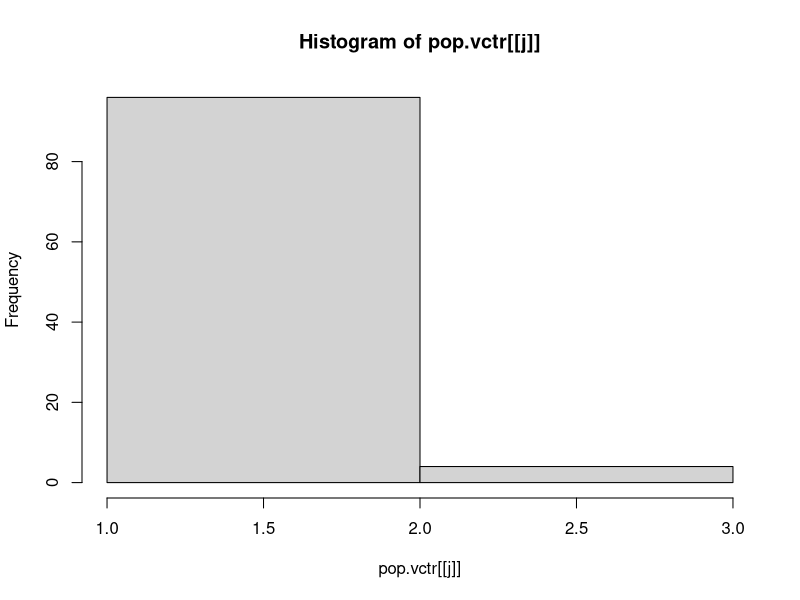
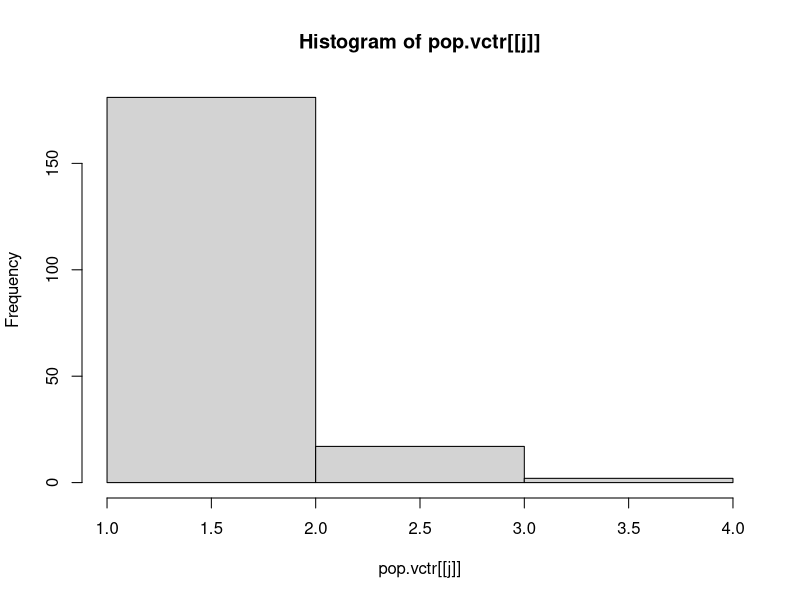
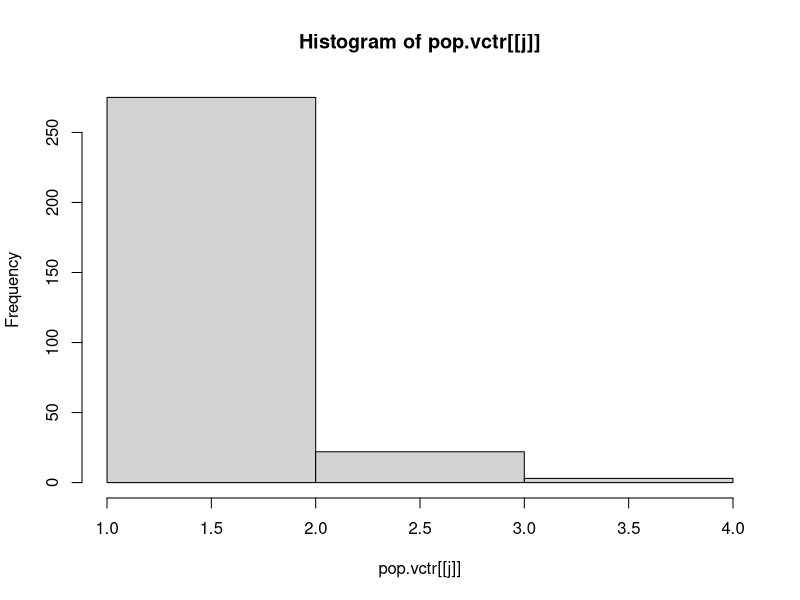
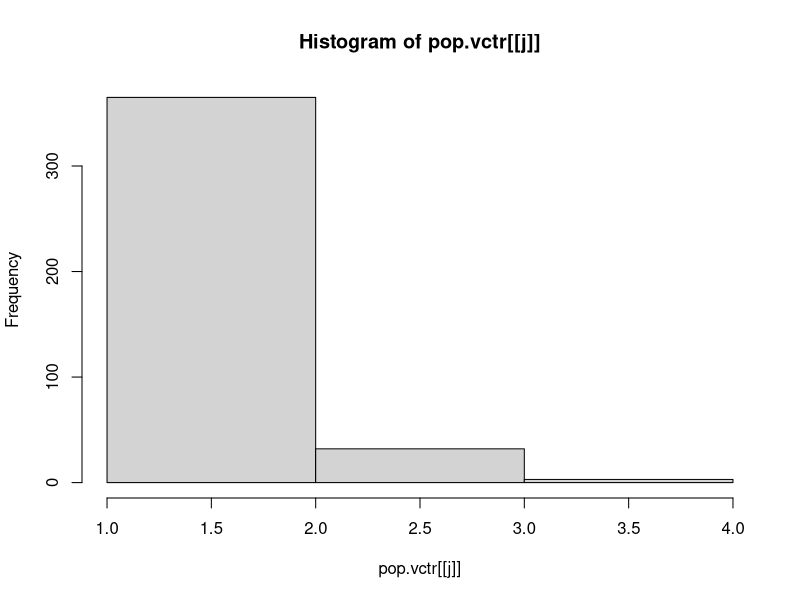
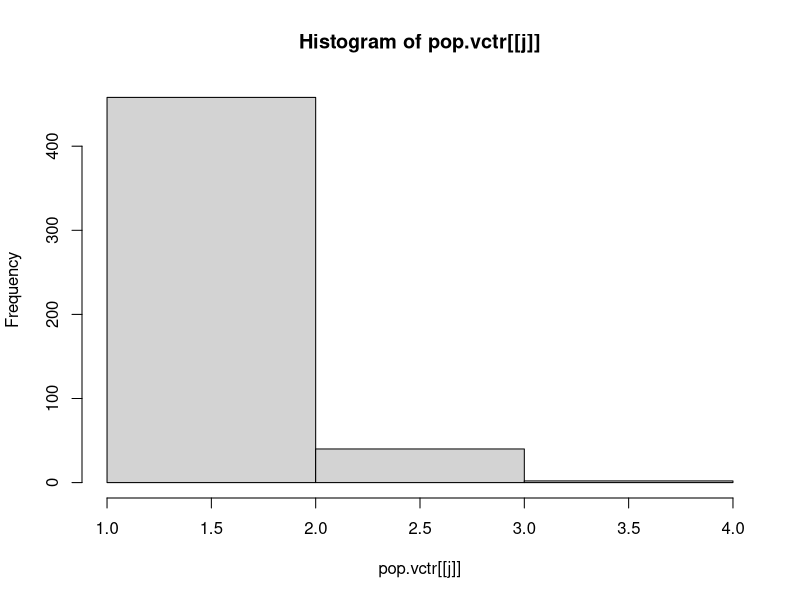
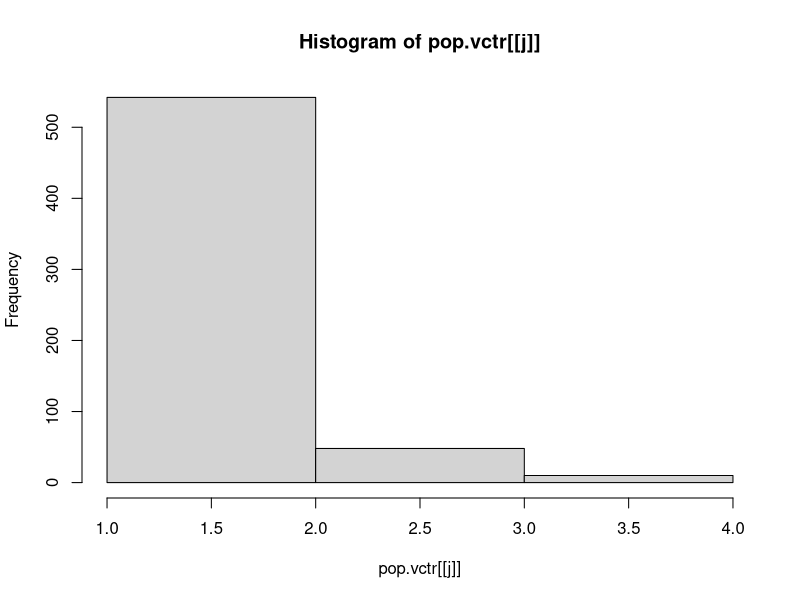
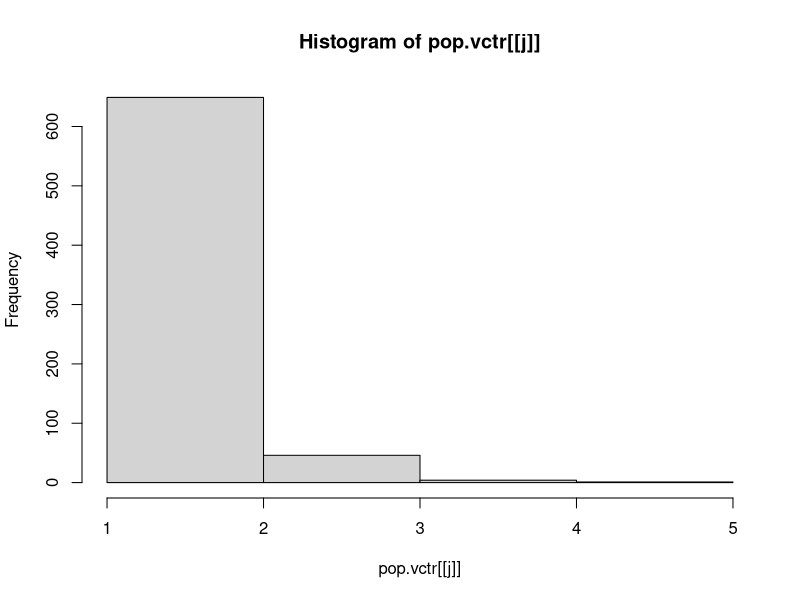
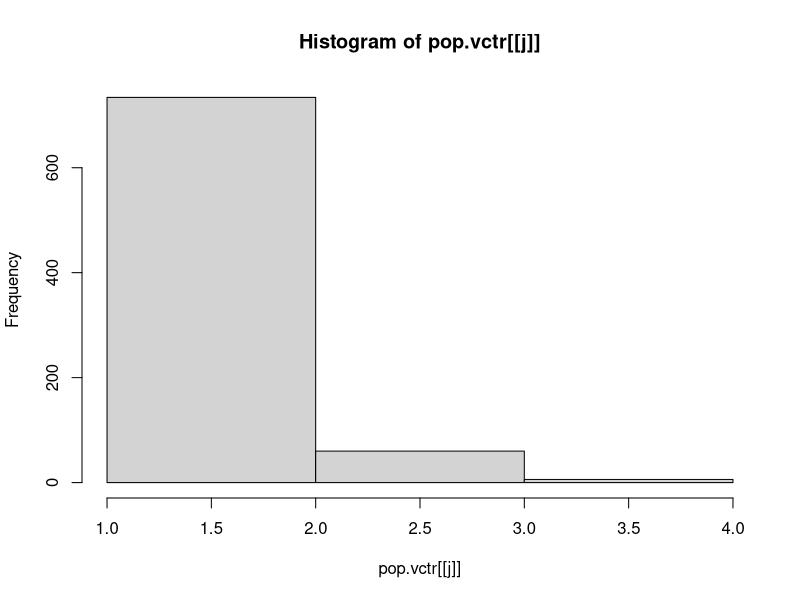

Reproduce these figures in R, in order.
library(tidyverse)
shape_entropy<-function(df,norm=F,m=NULL){
  tot_sum<-sum(df$score)
  df$relscore<-df$score/tot_sum
  shape_entropy=2+sum(df$relscore*log2(df$relscore))
  if(norm){
    if(is.null(m)){
      m=abs(max(df$start)-min(df$start))+1}
    shape_entropy=(-1/log(m))*sum(df$relscore*log(df$relscore))
  }
  return(shape_entropy)
}
shape_extropy<-function(df,norm=F,m=NULL){
  tot_sum<-sum(df$score)
  df$relscore<-df$score/tot_sum
  shape_extropy=sum(df$relscore*log2(df$relscore))
  if(norm){
    if(is.null(m)){
      m=abs(max(df$start)-min(df$start))+1}
    shape_extropy=(-1/((m-1)*log(m/(m-1))))*sum((1-df$relscore)*log(1-df$relscore))
  }
  return(shape_extropy)
}
gini_coefficient <- function(x, weights=rep(1,length=length(x))){ ## copied form reldist package
  ox <- order(x)
  x <- x[ox]
  weights <- weights[ox]/sum(weights)
  p <- cumsum(weights)
  nu <- cumsum(weights*x)
  n <- length(nu)
  nu <- nu / nu[n]
  sum(nu[-1]*p[-n]) - sum(nu[-n]*p[-1])
}
calculate_gini<-function(df, include_zeros=F, alpha=NULL){
  if(!is.null(alpha)){
    width_ic<-calculate_width(df,alpha)
    df<-df%>%filter(start>=width_ic[["low"]],start<=width_ic[["up"]])
  }
  if(include_zeros){
    df<-tibble(start=seq(min(df$start), max(df$start)), score=0)%>%filter(!start%in%df$start)%>%rbind(df%>%select(start, score))
  }
  gini_coefficient(df$score)
}
get_stats_samples<-function(pop.vctr,n.samples,counts.sample){
  sample.vctr<-map(1:n.samples,~sample(pop.vctr,counts.sample))
  sample.df<-list()
  sample.stats<-list()
  for(i in 1:n.samples){
    df<-data.frame(table(sample.vctr[[i]]))
    names(df)<-c("start","score")
    df$start<-df$start%>%as.integer()
    sample.df[[i]]<-df
    sample.stats[[i]]<-data.frame(entropy=shape_entropy(df),norm_entropy=shape_entropy(df,norm=T),
                                  extropy=shape_extropy(df),norm_extropy=shape_extropy(df,norm=T),
                                  gini=calculate_gini(df))
  }
  sample.stats<-sample.stats%>%list_rbind()
  return(sample.stats)}

# max.len=30
# min.counts=200
# max.counts=1000
#len=sample.int(30)[1]
#counts=sample.int(1000)
#counts=counts[counts%inseq(min.counts,max.counts)]
#pop.vctr=sample.int(len, size=counts, replace=T, prob = min(c(pnorm(1:len, mean=len/2),pnorm(1:len, mean=len/2, lower.tail = F))))

#norm distribution
n.samples=100
counts_vctr=seq(100,1000,by=100)
len_vctr=seq(5,50,by=10)
p_vctr=seq(0.1,0.9,by=0.1)
params<-expand.grid(counts=counts_vctr, len=len_vctr,p=p_vctr)
perc.sample=0.1
pop.vctr=list()
pop.stats=tibble(pop.entropy=NULL,pop.norm_entropy=NULL,pop.extropy=NULL,pop.norm_extropy=NULL,pop.gini=NULL,pop.range=NULL,counts=NULL,len=NULL,p=NULL)
sample.stats=list()
for(j in 1:nrow(params)){
  if(j%%5==0){print(j/nrow(params))}
  counts=params[j,1]
  len=params[j,2]
  p=params[j,3]
pop.vctr[[j]]=rbinom(counts, len, p=p)+1 #el +1 es porque el 0 esta incluido en la distribucion binomial
pop.range=max(pop.vctr[[j]])-min(pop.vctr[[j]])
hist(pop.vctr[[j]],breaks=seq(min(pop.vctr[[j]]),max(pop.vctr[[j]])))
pop.df<-data.frame(table(pop.vctr[[j]]))
names(pop.df)<-c("start","score")
pop.df$start<-pop.df$start%>%as.integer()
pop.stats<-bind_rows(pop.stats,c(pop.entropy=shape_entropy(pop.df),pop.norm_entropy=shape_entropy(pop.df,norm=T),
                      pop.extropy=shape_extropy(pop.df),pop.norm_extropy=shape_extropy(pop.df,norm=T),
                      pop.gini=calculate_gini(pop.df), pop.range=pop.range, counts=counts, len=len, p=p))

counts.sample=perc.sample*counts
sample.stats[[j]]<-get_stats_samples(pop.vctr[[j]],n.samples,counts.sample)%>%mutate(n.samples=n.samples,perc.sample=perc.sample, counts.sample=counts.sample)%>%bind_cols(pop.stats[j,])
}
sample.stats[[j]]%>%ggplot()+geom_density(aes(entropy,fill="entropy"))+geom_density(aes(norm_entropy,,fill="norm_entropy"))+
  geom_density(aes(extropy,fill="extropy"))+geom_density(aes(norm_extropy, fill="norm_extropy"))+geom_density(aes(gini, fill="gini"))+xlab("Measure")
sample.stats.sum<-map(sample.stats,~summarise(.x,counts=unique(counts),len=unique(len),p=unique(p),
                                              exact_entropy=unique(abs((median(entropy)-pop.entropy)/pop.entropy)),
                                              exact_norm_entropy=unique(abs((median(norm_entropy)-pop.norm_entropy)/pop.norm_entropy)),
                                              exact_extropy=unique(abs((median(extropy)-pop.extropy)/pop.extropy)),
                                              exact_norm_extropy=unique(abs((median(norm_extropy)-pop.norm_extropy)/pop.norm_extropy)),
                                              exact_gini=unique(abs((median(gini)-pop.gini)/pop.gini)),
                                              across(c("entropy","norm_entropy","extropy","norm_extropy","gini"),.fns=~abs((sd(.x)/mean(.x))))))%>%list_rbind()

